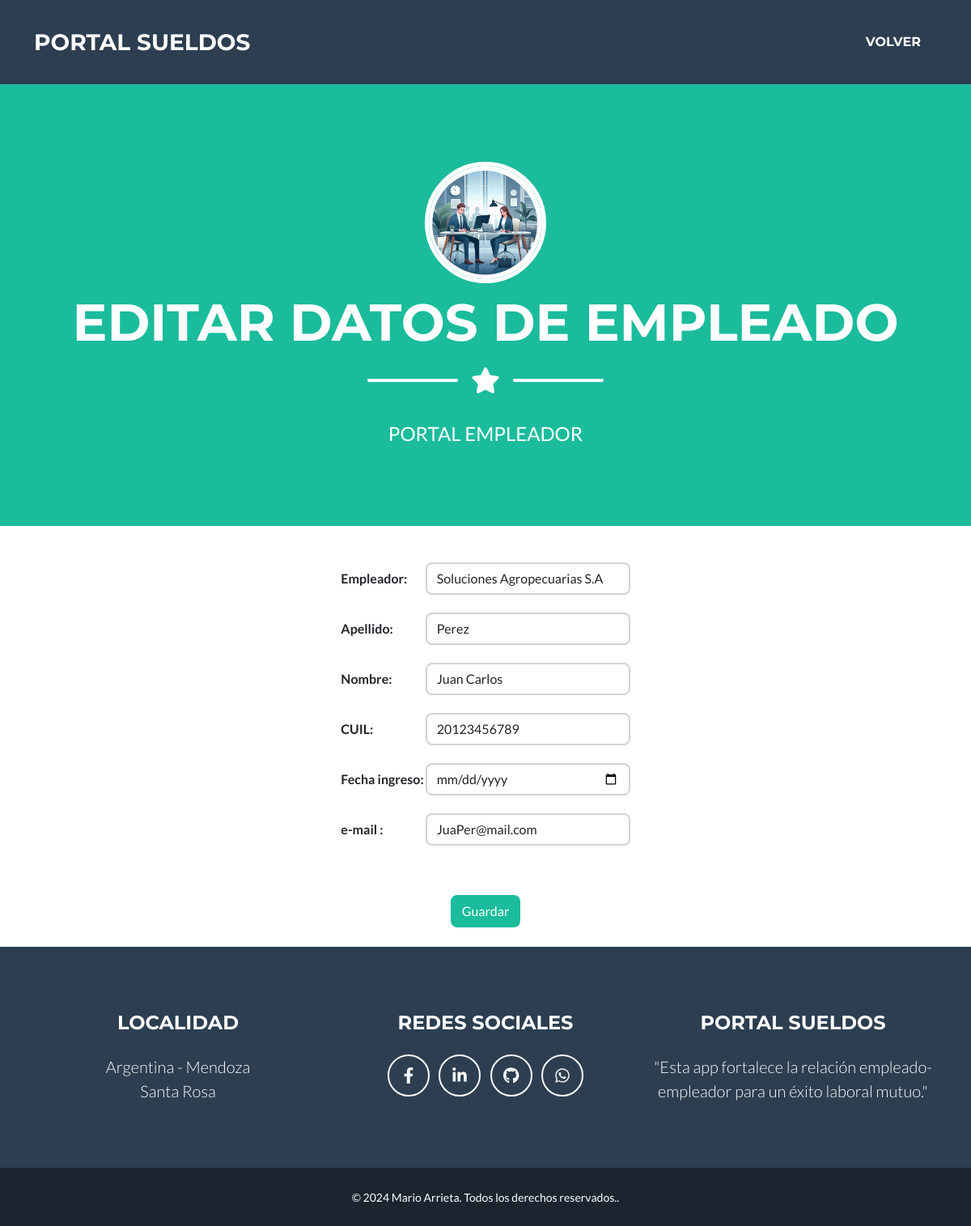
The page /empleador/empleado/update/14 (signed in) on the database its author committed.
### empleador/models.py (models this page shows, shortened)
class Empleado (models.Model):
    empleador = models.ForeignKey (Empleador, on_delete=models.CASCADE, verbose_name="Empleador")
    apellido = models.CharField(max_length=50, verbose_name="Apellido")
    nombre = models.CharField(max_length=50, verbose_name="Nombre")
    cuil = models.PositiveIntegerField(validators=[validate_cuil_length], unique=True, verbose_name="CUIL")
    fecha_ingreso = models.DateField(verbose_name="Fecha de ingreso")
    email = models.EmailField(verbose_name= "e-Mail ")
    class Meta:
        verbose_name = "Empleado"
        verbose_name_plural = "Empleados"

### empleador/views.py (the view)
class EmpleadoUpdate(LoginRequiredMixin, UpdateView):
    model = models. Empleado
    form_class = forms.EmpleadoForm
    template_name = "empleador/empleado_update.html"
    success_url = reverse_lazy ("empleador:empleado_buscar")
    login_url = reverse_lazy ("empleador:login")

### empleador/forms.py
class EmpleadoForm(forms.ModelForm):
    empleador = forms.ModelChoiceField(queryset=Empleador.objects.all(), widget=forms.Select(attrs={'class': 'form-control'}))
    apellido = forms.CharField( widget=forms.TextInput(attrs={'class': 'form-control'}))
    nombre = forms.CharField( widget=forms.TextInput(attrs={'class': 'form-control'}))
    cuil = forms.CharField(label="CUIL", max_length=11, widget=forms.TextInput(attrs={'class': 'form-control'}))
    fecha_ingreso = forms.DateField(widget=forms.DateInput(attrs={'class': 'form-control', 'type': 'date'}))
    email = forms.CharField(label= "e-mail ", widget=forms.TextInput(attrs={'class': 'form-control'}))
    class Meta:
        model = Empleado
        fields = "__all__"

### empleador/models.py (called while the page is built)
    def __str__(self):
        return f"{self.razonSocial.title()}"

### empleador/templates/empleador/empleado_update.html (shortened to what this page needs)
{% extends 'core/base.html' %}
{% load static %}
{% block  titulo%}
    <li class="nav-item mx-0 mx-lg-1"><a class="nav-link py-3 px-0 px-lg-3 rounded" href="{% url 'empleador:empleado_buscar' %}">Volver</a></li>
{% endblock titulo %}
{% block imagen %}
   {% static 'empleador/img/empleador.webp' %}
{% endblock imagen %}
{% block pagina%}
    EDITAR DATOS DE EMPLEADO
{% endblock pagina%}
{% block mensaje%}
    PORTAL EMPLEADOR
{% endblock mensaje%}
{% block formulario %}
    <div class="container mt-4 mb-4">
        <form action="" method="post">
            <table class="mx-auto" style="border-collapse: separate; border-spacing: 0 20px;">
                {{ form.as_table }}
            </table>
            <br>
            <div class="text-center ">
                <button type="submit" class="btn btn-primary mt-3">Guardar</button>
            </div>
        </form>
    </div>
{% endblock formulario %}

### rows shown on the page
Empleado: empleador "Soluciones Agropecuarias S.A", apellido "Perez", nombre "Juan Carlos", cuil "20123456789", email "JuaPer@mail.com"
